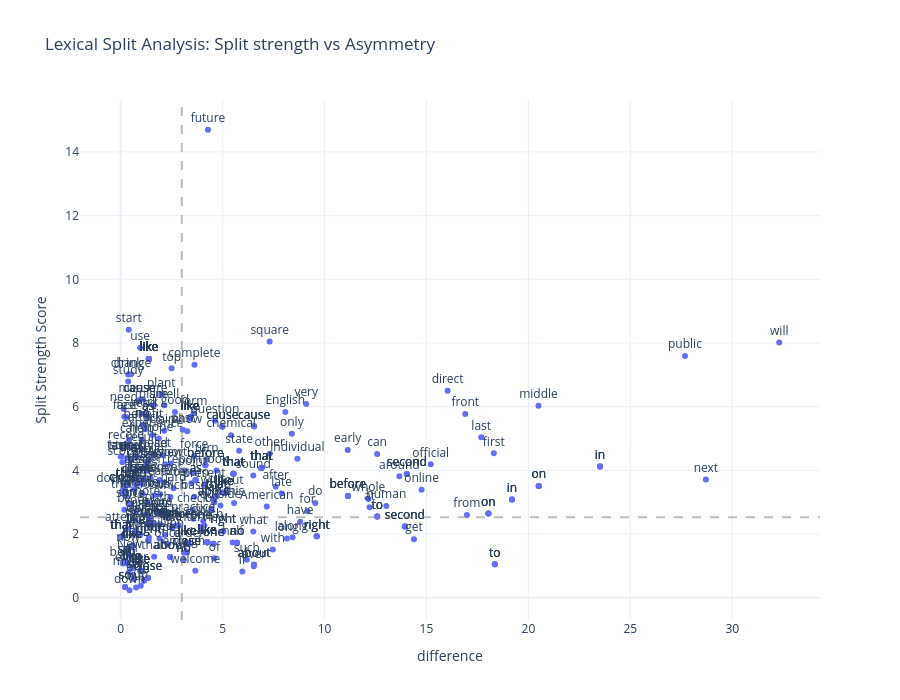

Write notebook code for a chart like this one.
### Code cell
import pandas as pd
import plotly.express as px


# Convert to DataFrame
df = pd.DataFrame(results)
ss_thresh = df['split_strength'].median()
# We use the median for Cross Distance to make it relative to your data distribution
d_thresh = df['difference'].median() 
# Create a readable string for the hover info
df['poses_str'] = df['poses_compared'].apply(lambda x: f"{x[0]} vs {x[1]}")
df['ratios_str'] = df['ratios'].apply(lambda x: ", ".join([f"{k}: {v}" for k, v in x.items()]))
df['densities_str'] = df['local_densities'].apply(lambda x: ", ".join([f"{k}: {v}" for k, v in x.items()]))

# Create the plot
fig = px.scatter(
    df, 
    x="difference", 
    y="split_strength",
    text="lemma",  # This annotates the points
    hover_name="lemma",
    hover_data={
        "cross_dist": True,
        "split_strength": True,
        "poses_str": True,
        "ratios_str": True,
        "densities_str": True,
        "split_quality_score": True,
        "lemma": False # Hide it from the list since it's the title
    },
    labels={
        "cross_dist": "Cross Distance Score",
        "split_strength": "Split Strength Score",
        "poses_str": "POS Compared",
        "ratios_str": "Ratios",
        "densities_str": "Local Densities",
        "split_quality_score": "Min ratio/difference"
    },
    title="Lexical Split Analysis: Split strength vs Asymmetry"
)

fig.add_vline(x=ss_thresh, line_dash="dash", line_color="gray", opacity=0.5)
fig.add_hline(y=d_thresh, line_dash="dash", line_color="gray", opacity=0.5)

# Improve text positioning and appearance
fig.update_traces(textposition='top center')
fig.update_layout(
    height=700,
    template="plotly_white",
    hoverlabel=dict(bgcolor="white", font_size=12)
)

fig.show()

### Figure 1 — Plotly figure (JSON) as saved in the notebook; plotly's stock layout.template omitted (floating-point values rounded to 4 significant figures; data arrays with more than 128 entries replaced by an {"elided": "..."} marker saying what was removed)
{"data": [{"customdata": {"elided": "413x6 mixed values"}, "hovertemplate": "<b>%{hovertext}</b><br><br>difference=%{x}<br>Split Strength Score=%{y}<br>Cross Distance Score=%{customdata[0]}<br>POS Compared=%{customdata[1]}<br>Ratios=%{customdata[2]}<br>Local Densities=%{customdata[3]}<br>Min ratio/difference=%{customdata[4]}<extra></extra>", "hovertext": {"elided": "413 str values"}, "legendgroup": "", "marker": {"color": "#636efa", "symbol": "circle"}, "mode": "markers+text", "name": "", "orientation": "v", "showlegend": false, "text": {"elided": "413 str values"}, "textposition": "top center", "type": "scatter", "x": {"elided": "413 float values"}, "xaxis": "x", "y": {"elided": "413 float values"}, "yaxis": "y"}], "layout": {"height": 700, "hoverlabel": {"bgcolor": "white", "font": {"size": 12}}, "legend": {"tracegroupgap": 0}, "shapes": [{"line": {"color": "gray", "dash": "dash"}, "opacity": 0.5, "type": "line", "x0": 2.998, "x1": 2.998, "xref": "x", "y0": 0, "y1": 1, "yref": "y domain"}, {"line": {"color": "gray", "dash": "dash"}, "opacity": 0.5, "type": "line", "x0": 0, "x1": 1, "xref": "x domain", "y0": 2.527, "y1": 2.527, "yref": "y"}], "title": {"text": "Lexical Split Analysis: Split strength vs Asymmetry"}, "xaxis": {"anchor": "y", "domain": [0, 1], "title": {"text": "difference"}}, "yaxis": {"anchor": "x", "domain": [0, 1], "title": {"text": "Split Strength Score"}}}}
